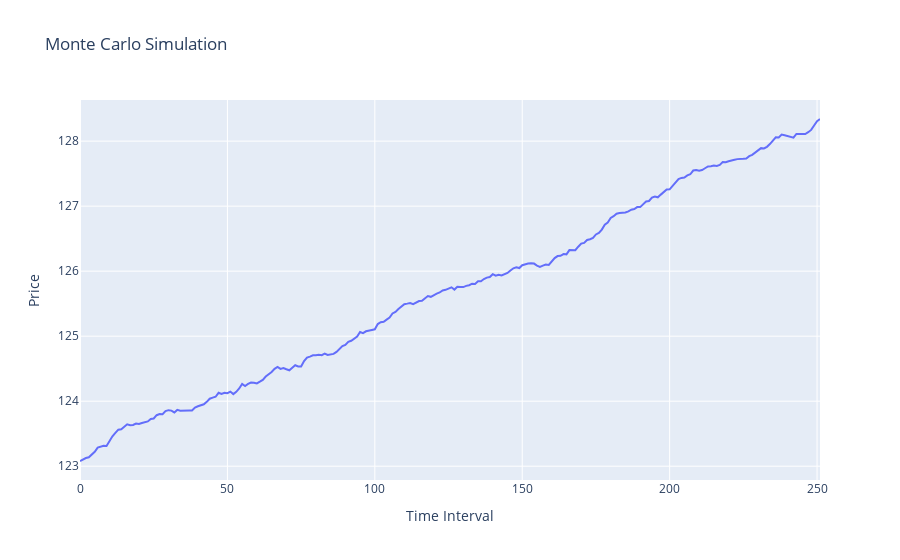

Here is the notebook cell this chart was saved with:
### Code cell
plot = go.Scatter(y = daily_price.mean(axis=1))

layout = go.Layout(title = f'Monte Carlo Simulation', yaxis = dict(title = 'Price'), 
                   xaxis = dict(title = 'Time Interval'), showlegend=False)    

fig = go.Figure(data=plot, layout=layout)
fig.show()

### Figure 1 — Plotly figure (JSON) as saved in the notebook; plotly's stock layout.template omitted (floating-point values rounded to 4 significant figures; data arrays with more than 128 entries replaced by an {"elided": "..."} marker saying what was removed)
{"data": [{"type": "scatter", "y": {"elided": "252 float values"}}], "layout": {"autosize": true, "showlegend": false, "title": {"text": "Monte Carlo Simulation"}, "xaxis": {"autorange": true, "range": [0, 251], "showspikes": false, "title": {"text": "Time Interval"}}, "yaxis": {"autorange": true, "range": [122.8, 128.6], "showspikes": false, "title": {"text": "Price"}, "type": "linear"}}}
